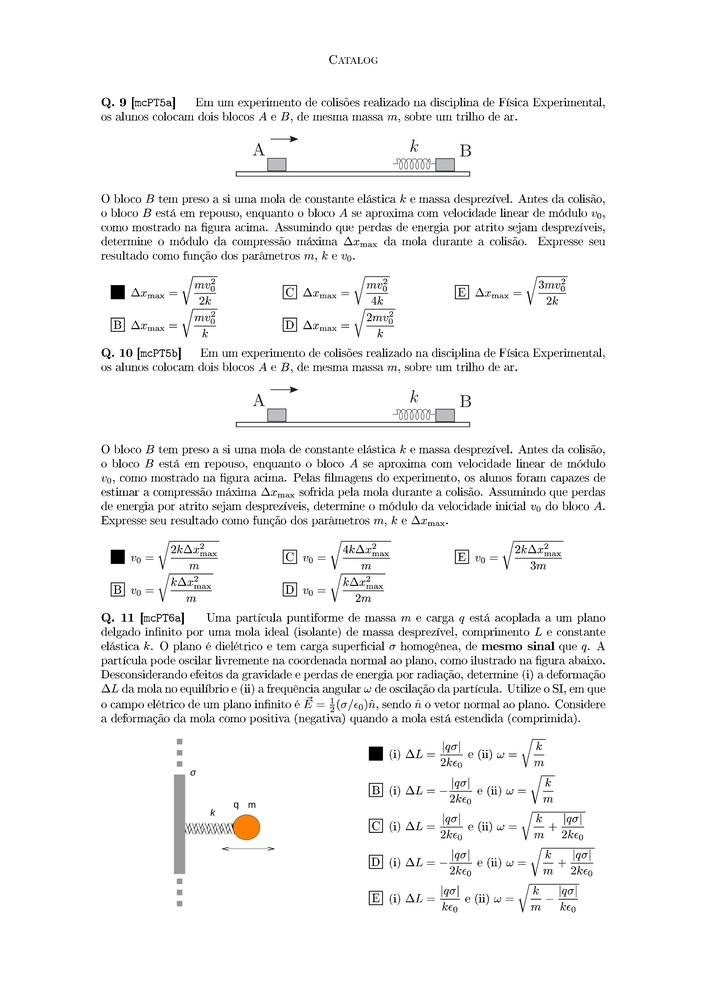
#> input picture OpenCV-Tests/data/splitted_pages-2024-1/output_004.jpg, 706 x 999 px, shrunk from 2481 x 3508 before the run; the run also reads 2 pictures not shown here
$ jupyter execute --allow-errors split_lines.ipynb
#> lines starting #> are read from the running program, lines starting #| are printed output that depends on the picture; after the words box and inside, x2 and y2 are one past the last pixel; in counts of white or black regions, pixels touching at a corner belong together
[cell 1]
import cv2 as cv
import cv2
import numpy as np
import seaborn as sns
import matplotlib.pyplot as plt
import os

[cell 2]
def searchImg(haystack_img, needle_img, threshold):
    result = cv.matchTemplate(haystack_img, needle_img, cv.TM_CCOEFF_NORMED)

    threshold = 0.7
    locations = np.array(np.where(result >= threshold))

    # Filtering for when it gets the same square multiple times
    height = needle_img.shape[0]
    diffs = np.diff(locations[0])
    indices = np.where(diffs > height)[0]

    # No matches were found
    if len(indices) == 0:
        return None

    selected_indices = np.concatenate(([0], indices+1))
    locations = locations[:, selected_indices]

    locations = list(zip(*locations[::-1]))

    return np.array(locations)

def getQuestionRegions(haystack, locations_black_square, locations_question):
    haystack_width, haystack_height = haystack.shape[1], haystack.shape[0]
    regions = []

    for loc_square in locations_black_square:
        for loc_quest in locations_question:
            if loc_quest[1] > loc_square[1]:
                regions.append([loc_square, loc_quest])
                break

    # Adding from the last question to the end of the page
    regions.append([locations_black_square[-1], np.array([haystack_width, haystack_height])])

    return regions

def trimWhitespace(image):
    # Convert to grayscale
    gray = cv.cvtColor(image, cv.COLOR_BGR2GRAY)

    # Apply a binary threshold to detect non-white regions
    _, thresh = cv.threshold(gray, 240, 255, cv.THRESH_BINARY_INV)

    # Find contours of the non-white regions
    contours, _ = cv.findContours(thresh, cv.RETR_EXTERNAL, cv.CHAIN_APPROX_SIMPLE)

    if contours:
        # Get bounding box of the largest contour
        x, y, w, h = cv.boundingRect(np.concatenate(contours))

        # Crop the image using the bounding box
        cropped = image[y:y+h, x:x+w]
        return cropped

def extractRegions(regions, haystack_img, needle_width, needle_height):
    haystack_width = haystack_img.shape[1]

    extracted_regions = []

    c = 0
    for reg_start, reg_end in regions:
        # top_left = (reg_start[0] + int(1.1*needle_width), reg_start[1] - 4*needle_height//5)
        top_left = (reg_start[0], reg_start[1] - 4*needle_height//5)
        bottom_right = (reg_start[0] + 3*haystack_width//4, reg_end[1] - needle_height//2)


        # Extract the region of interest (ROI) from the original image
        region_ = trimWhitespace(haystack_img[top_left[1]:bottom_right[1], top_left[0]:bottom_right[0]])

        extracted_regions.append(region_)

    return extracted_regions

def getWhiteIntervals(img):
    # Convert to grayscale
    img = cv.cvtColor(img, cv.COLOR_BGR2GRAY)

    # Apply a binary threshold to detect non-white regions
    _, img_thr = cv.threshold(img, 240, 255, cv.THRESH_BINARY_INV)

    intervals = []

    start = None
    end = None

    for c, line in enumerate(img_thr):

        if start is None:
            if np.sum(line) == 0:
                    start = c
        elif end is None:
            if np.sum(line) != 0:
                end = c-1
                intervals.append([start, end])
                start = None
                end = None

    return intervals

def splitLines(img):
    needle_height = img.shape[0]
    needle_width = img.shape[1]

    intervals = getWhiteIntervals(img)
    intervals.insert(0, [-1, 0])
    intervals.append([needle_height, -1])

    quest_intervals = [[intervals[inter][1], intervals[inter+1][0]] for inter in range(len(intervals)-1)]

    # Get only the 5 greatest intervals
    if len(quest_intervals) > 5:
        intervals_size = []
        for interval_ in quest_intervals:
            diff = abs(interval_[0] - interval_[1])
            intervals_size.append(diff)

        intervals_size = np.array(intervals_size)
        intervals_size = np.argsort(intervals_size)[-5:][::-1]

        new_intervals = []

        for c, interval_ in enumerate(quest_intervals):
            if (c==0) or (c in intervals_size):
                new_intervals.append(interval_)
            else:
                new_intervals[-1][1] = interval_[1]
        quest_intervals = new_intervals

    splitted_img = []

    for inter in quest_intervals:
        img_ = img[inter[0]:inter[1], 0:needle_width]
        img_ = trimWhitespace(img_)
        splitted_img.append(img_)

    return splitted_img

def processQuestions(img, needle_width, pad=15):
    white_strip = np.full((pad, img.shape[1], 3), 255, dtype=np.uint8)
    new_image = np.vstack((img, white_strip))
    return new_image[:, int(1.1*needle_width):]

def rewritePage(haystack, regions, quest_items, height_step=50):
    haystack_width = haystack.shape[1]
    positions = []
    for region, quest in zip(regions, quest_items):
        haystack[region[0][1]-height_step:region[1][1], region[0][0]:haystack_width] = (255, 255, 255)

        positions_list = [i for i in range(len(quest))]
        paired_list = list(zip(quest, positions_list))
        np.random.shuffle(paired_list)
        shuffle_quest, positions_list = zip(*paired_list)
        positions.append(list(positions_list))

        y_offset = region[0][1]
        for c, quest_ in enumerate(shuffle_quest):
            h, w = quest_.shape[:2]

            haystack[y_offset:y_offset+h, region[0][0]:region[0][0]+w] = quest_
            y_offset += h

    return haystack, positions

[cell 3]
needle_img = cv.imread("data/Black_square_new.jpg", cv.IMREAD_COLOR)
needle_height = needle_img.shape[0]
#> needle_height = 15
needle_width = needle_img.shape[1]
#> needle_width = 15

questao_img = cv.imread("data/2024-Questao.jpg", cv.IMREAD_UNCHANGED)
questao_img = cv.cvtColor(questao_img, cv.COLOR_BGRA2BGR)

total_pages = len(os.listdir("data/splitted_pages-2024-1/"))
new_pages = []
new_positions = []


haystack_img = cv.imread(f"data/splitted_pages-2024-1/output_004.jpg", cv.IMREAD_COLOR)
#> haystack_img is the input picture: shape (999, 706, 3); mean B, G, R 244.2, 244.3, 244.4
print(f"data/splitted_pages-2024-1/output_002.jpg")
haystack_width = haystack_img.shape[1]
#> haystack_width = 706
haystack_height = haystack_img.shape[0]
#> haystack_height = 999

# searchImg returns None if no match was found
locations_black_square = searchImg(haystack_img, needle_img, 0.7)
#> in searchImg, `result = cv.matchTemplate(haystack_img, needle_img, cv.TM_CCOEFF_NORMED)`:
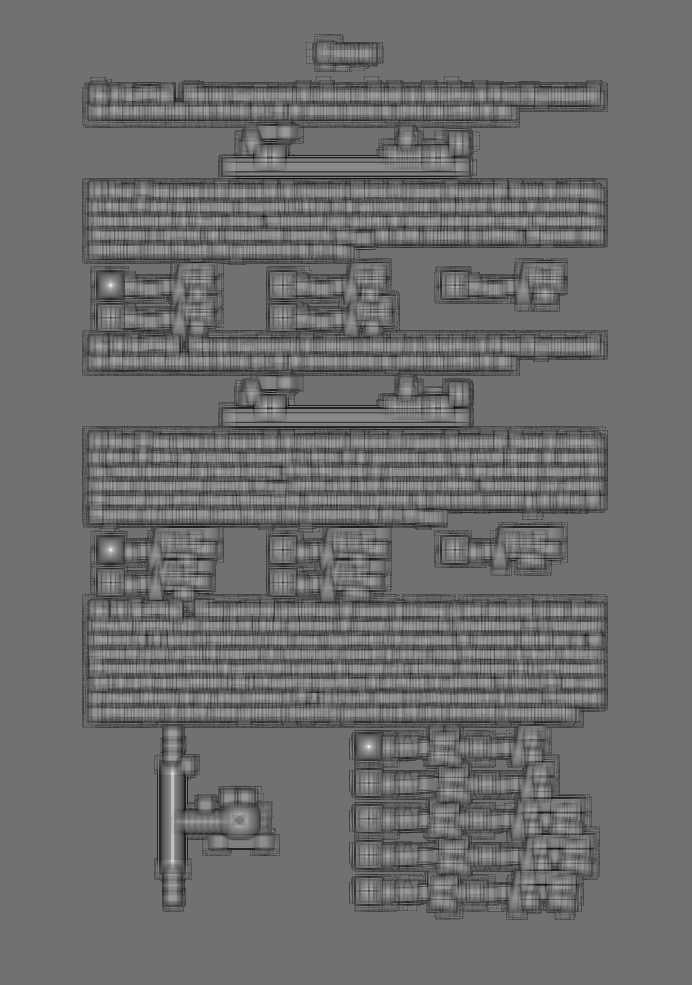
#> result: shape (985, 692) float32; min -0.68, max 0.848, mean -0.0186; drawn with min black and max white
#> in searchImg, `locations = np.array(np.where(result >= threshold))`: locations = [[284, 285, 549, 550, 746, 746], [110, 110, 110, 110, 368, 369]]
#> in searchImg, `diffs = np.diff(locations[0])`: diffs = [1, 264, 1, 196, 0]
#> in searchImg, `indices = np.where(diffs > height)[0]`: indices = [1, 3]
#> in searchImg, `selected_indices = np.concatenate(([0], indices+1))`: selected_indices = [0, 2, 4]
#> in searchImg, `locations = locations[:, selected_indices]`: locations = [[284, 549, 746], [110, 110, 368]]
#> in searchImg, `locations = list(zip(*locations[::-1]))`: locations = [(110, 284), (110, 549), (368, 746)]
#> locations_black_square = [[110, 284], [110, 549], [368, 746]]
if not isinstance(locations_black_square, np.ndarray):
    new_pages.append(haystack_img)
    new_positions.append(None)

locations_questao = searchImg(haystack_img, questao_img, 0.7)
#> call 2 of searchImg, with needle_img = array of shape (11, 13, 3), threshold = 0.7
#> in searchImg (call 2), `result = cv.matchTemplate(haystack_img, needle_img, cv.TM_CCOEFF_NORMED)`:
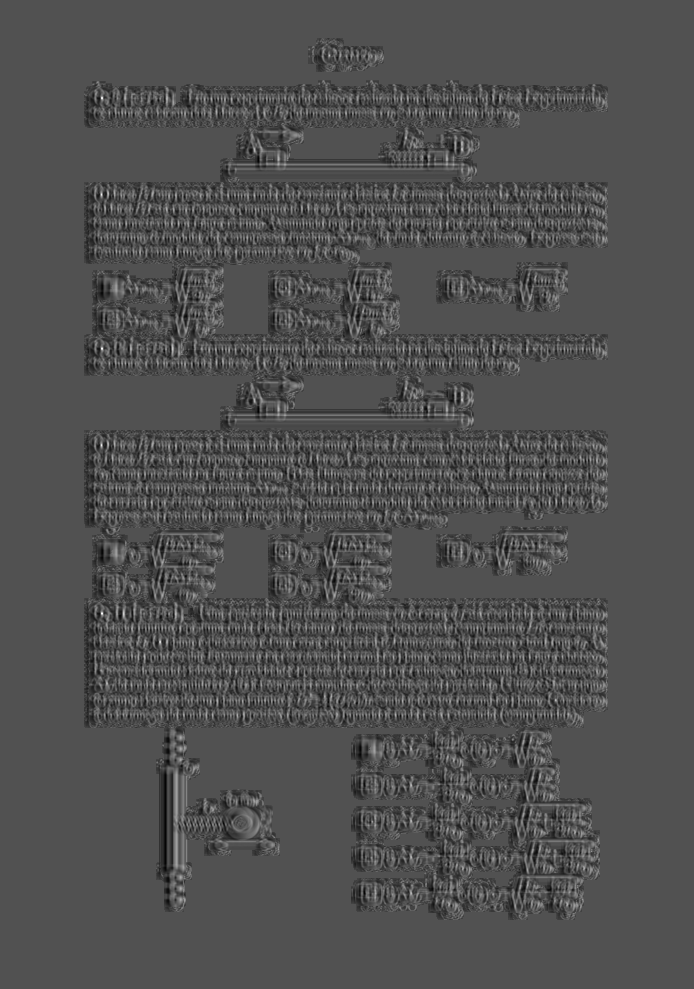
#> result: shape (989, 694) float32; min -0.378, max 0.808, mean -0.00464; drawn with min black and max white
#> in searchImg (call 2), `diffs = np.diff(locations[0])`: diffs = [0, 96, 154, 0, 97, 168, 0]
#> in searchImg (call 2), `indices = np.where(diffs > height)[0]`: indices = [1, 2, 4, 5]
#> in searchImg (call 2), `selected_indices = np.concatenate(([0], indices+1))`: selected_indices = [0, 2, 3, 5, 6]
#> in searchImg (call 2), `locations = locations[:, selected_indices]`: locations = [[98, 194, 348, 445, 613], [101, 101, 101, 101, 101]]
#> in searchImg (call 2), `locations = list(zip(*locations[::-1]))`: locations = [(101, 98), (101, 194), (101, 348), (101, 445), (101, 613)]
#> locations_questao = [[101, 98], [101, 194], [101, 348], [101, 445], [101, 613]]
if not isinstance(locations_questao, np.ndarray):
    new_pages.append(haystack_img)
    new_positions.append(None)

print(locations_black_square)
#| [[110 284]
#|  [110 549]
#|  [368 746]]

# Getting the regions of interest
regions = getQuestionRegions(haystack_img, locations_black_square, locations_questao)
#> the loop in getQuestionRegions, `for loc_square in locations_black_square:` made 3 passes
#> after the loop in getQuestionRegions, `for loc_square in locations_black_square:`: regions = [[[110, 284], [101, 348]], [[110, 549], [101, 613]]]
#> regions = [[[110, 284], [101, 348]], [[110, 549], [101, 613]], [[368, 746], [706, 999]]]

# Getting the actual images from those regions
regions_extracted = extractRegions(regions, haystack_img, needle_width, needle_height)
#> the loop in extractRegions, `for reg_start, reg_end in regions:` made 3 passes
#> (reg_start, reg_end, top_left, bottom_right) on passes 1 to 3: ([110, 284], [101, 348], (110, 272), (639, 341)), ([110, 549], [101, 613], (110, 537), (639, 606)), ([368, 746], [706, 999], (368, 734), (897, 992))
#> pass 1, in trimWhitespace, `_, thresh = cv.threshold(gray, 240, 255, cv.THRESH_BINARY_INV)`:
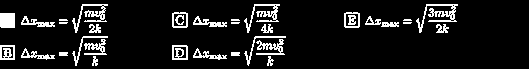
#> thresh: shape (69, 529); 9.9% white in thin lines or dots, all inside (x1, y1, x2, y2) = (0, 4, 458, 66)
#> after the loop in extractRegions, `for reg_start, reg_end in regions:`: extracted_regions = 3 items
#> regions_extracted = 3 items

[cell 4]
cv2.imwrite("test.jpg", regions_extracted[0])
#> Out = True

[cell 5]
import numpy as np
import cv2 as cv

def getVerticalWhiteIntervals(img, threshold=1):
    # Convert to grayscale
    img = cv.cvtColor(img, cv.COLOR_BGR2GRAY)

    # Apply a binary threshold to detect non-white regions
    _, img_thr = cv.threshold(img, 240, 255, cv.THRESH_BINARY_INV)

    intervals = []

    start = None
    width = img_thr.shape[1]

    # Iterate over columns
    for col in range(width):
        column = img_thr[:, col]
        if start is None:
            if np.sum(column) == 0:
                start = col
        else:
            if np.sum(column) != 0:
                end = col - 1
                if (end - start + 1) >= threshold:
                    intervals.append([start, end])
                start = None

    # Handle last interval
    if start is not None:
        end = width - 1
        if (end - start + 1) >= threshold:
            intervals.append([start, end])

    return intervals

def splitVerticalLines(img, threshold=1):
    height, width = img.shape[:2]

    intervals = getVerticalWhiteIntervals(img, threshold=threshold)
    intervals.insert(0, [-1, 0])
    intervals.append([width, -1])

    split_intervals = [[intervals[i][1], intervals[i+1][0]] for i in range(len(intervals) - 1)]

    # Keep only the 5 widest intervals
    if len(split_intervals) > 5:
        sizes = [abs(end - start) for start, end in split_intervals]
        largest_indices = np.argsort(sizes)[-5:][::-1]

        new_intervals = []
        for i, interval in enumerate(split_intervals):
            if (i == 0) or (i in largest_indices):
                new_intervals.append(interval)
            else:
                new_intervals[-1][1] = interval[1]
        split_intervals = new_intervals

    split_images = []
    for start, end in split_intervals:
        sub_img = img[:, start:end]
        sub_img = trimWhitespace(sub_img)
        split_images.append(sub_img)

    return split_images

def splitGridLines(img, threshold=100):
    splitted_lines = splitVerticalLines(img, threshold)

    all_lines = []
    for line in splitted_lines:
        horizontal = splitLines(line)
        all_lines += horizontal

    return all_lines

[cell 6]
img = cv2.imread("test.jpg")
#> img: shape (62, 458, 3); min 0, max 255, mean 240.6

[cell 7]
all_lines = splitGridLines(img)
#> in getVerticalWhiteIntervals, `_, img_thr = cv.threshold(img, 240, 255, cv.THRESH_BINARY_INV)`: img_thr: shape (62, 458); 12.7% white in thin lines or dots
#> after the loop in getVerticalWhiteIntervals, `for col in range(width):`: intervals = []
#> in splitVerticalLines, `split_intervals = [[intervals[i][1], intervals[i+1][0]] for i in range..`: split_intervals = [[0, 458]]
#> the loop in splitVerticalLines, `for start, end in split_intervals:` made 1 pass
#> (start, end) on pass 1: (0, 458)
#> after the loop in splitVerticalLines, `for start, end in split_intervals:`: split_images = 1 item
#> the loop in splitGridLines, `for line in splitted_lines:` made 1 pass
#> pass 1, in trimWhitespace (call 6), `gray = cv.cvtColor(image, cv.COLOR_BGR2GRAY)`:
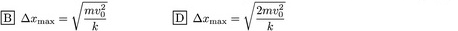
#> gray: shape (31, 458); min 0, max 255, mean 244.4
#> all_lines = 2 items

[cell 8]
cv2.imwrite("test1.jpg", all_lines[0])
#> Out = True

[cell 9]
# splitted_lines = splitVerticalLines(img, 100)

for img in all_lines:
    img_ = cv.cvtColor(img, cv.COLOR_BGR2GRAY)
    plt.imshow(img)
    plt.show()
#> this loop made 2 passes

[cell 10]
# Load the image
image_path = "output/extracted_question-2.jpg"
img = cv2.imread(image_path)
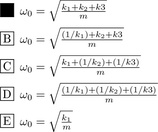
#> input picture OpenCV-Tests/output/extracted_question-2.jpg, 158 x 132 px, shrunk from 554 x 463 before the run
#> img is the input picture: shape (132, 158, 3); min 0, max 255, mean 237.3

# Inverse binary threshold grayscale version of image
img_thr = cv2.threshold(cv2.cvtColor(img, cv2.COLOR_BGR2GRAY), 128, 255, cv2.THRESH_BINARY_INV)[1]
#> img_thr: shape (132, 158); 4.7% white; 136 white regions (128 under 20 px), largest, box (x1, y1, x2, y2) and area: (0, 3, 14, 17) 196, (62, 67, 139, 68) 77, (0, 59, 14, 73) 51
print(img_thr.shape)
#| (132, 158)

sns.heatmap(img_thr, cmap="gray")
plt.show()
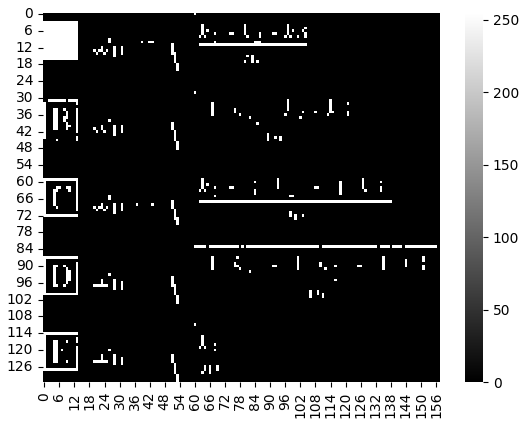
#> figure drawn by matplotlib, 2 panels

# Count pixels along the y-axis, find peaks
thr_y = 200
y_sum = np.count_nonzero(img_thr, axis=0)
#> y_sum = 158 values, max 69 at index 0, min 0 at index 14, mean 6.25
peaks = np.where(y_sum > thr_y)[0]
#> peaks = empty array

# Clean peaks
thr_x = 50
temp = np.diff(peaks).squeeze()
#> temp = empty array
idx = np.where(temp > thr_x)[0]
#> idx = empty array
peaks = np.concatenate(([0], peaks[idx+1]), axis=0) + 1
#> peaks = [1]

# Save sub-images
for i in np.arange(peaks.shape[0] - 1):
    cv2.imwrite('sub_image_' + str(i) + '.png', img[:, peaks[i]:peaks[i+1]])

[cell 11]
for a in np.array([[1, 2, 3], [4, 5, 6]]):
    print(a)

[cell 12]
def getWhiteIntervals(img):
    # Convert to grayscale
    img = cv.cvtColor(img, cv.COLOR_BGR2GRAY)

    # Apply a binary threshold to detect non-white regions
    _, img_thr = cv.threshold(img, 240, 255, cv.THRESH_BINARY_INV)

    intervals = []

    start = None
    end = None

    for c, line in enumerate(img_thr):

        if start is None:
            if np.sum(line) == 0:
                    start = c
        elif end is None:
            if np.sum(line) != 0:
                end = c-1
                intervals.append([start, end])
                start = None
                end = None

    return intervals

def trimWhitespace(image, output_path="trimmed_output.jpg"):

    # Convert to grayscale
    gray = cv.cvtColor(image, cv.COLOR_BGR2GRAY)

    # Apply a binary threshold to detect non-white regions
    _, thresh = cv.threshold(gray, 240, 255, cv.THRESH_BINARY_INV)

    # Find contours of the non-white regions
    contours, _ = cv.findContours(thresh, cv.RETR_EXTERNAL, cv.CHAIN_APPROX_SIMPLE)

    if contours:
        # Get bounding box of the largest contour
        x, y, w, h = cv.boundingRect(np.concatenate(contours))

        # Crop the image using the bounding box
        cropped = image[y:y+h, x:x+w]

        # Save or return the cropped image
        cv.imwrite(output_path, cropped)
        return cropped

def splitLines(img):
    needle_height = img.shape[0]
    needle_width = img.shape[1]

    intervals = getWhiteIntervals(img)
    intervals.insert(0, [-1, 0])
    intervals.append([needle_height, -1])

    quest_intervals = [[intervals[inter][1], intervals[inter+1][0]] for inter in range(len(intervals)-1)]

    splitted_img = []

    for inter in quest_intervals:
        img_ = img[inter[0]:inter[1], 0:needle_width]
        img_ = trimWhitespace(img_)
        splitted_img.append(img_)

    return splitted_img

[cell 13]
image_path = "output/extracted_question-2.jpg"
img = cv2.imread(image_path, cv.IMREAD_COLOR)

intervals = getWhiteIntervals(img)
#> in getWhiteIntervals, `_, img_thr = cv.threshold(img, 240, 255, cv.THRESH_BINARY_INV)`:
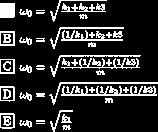
#> img_thr: shape (132, 158); 17.8% white in thin lines or dots
#> the loop in getWhiteIntervals, `for c, line in enumerate(img_thr): ` made 132 passes
#> after the loop in getWhiteIntervals, `for c, line in enumerate(img_thr):`: intervals = [[22, 26], [49, 54], [77, 81], [105, 109]]
#> intervals = [[22, 26], [49, 54], [77, 81], [105, 109]]

[cell 14]
intervals = getWhiteIntervals(img)
#> the loop in getWhiteIntervals (call 2), `for c, line in enumerate(img_thr): ` made 132 passes
intervals.insert(0, [-1, 0])
intervals.append([0, -1])
display(intervals)

intervals = [[intervals[inter][1], intervals[inter+1][0]] for inter in range(len(intervals)-1)]
#> intervals = [[0, 22], [26, 49], [54, 77], [81, 105], [109, 0]]
intervals
#> Out = [[0, 22], [26, 49], [54, 77], [81, 105], [109, 0]]

[cell 15]
imgs = splitLines(img)
#> in splitLines, `intervals = getWhiteIntervals(img)`: intervals = [[22, 26], [49, 54], [77, 81], [105, 109]]
#> in splitLines, `quest_intervals = [[intervals[inter][1], intervals[inter+1][0]] for in..`: quest_intervals = [[0, 22], [26, 49], [54, 77], [81, 105], [109, 132]]
#> the loop in splitLines, `for inter in quest_intervals:` made 5 passes
#> inter on passes 1 to 5: [0, 22], [26, 49], [54, 77], [81, 105], [109, 132]
#> pass 1, in trimWhitespace, `_, thresh = cv.threshold(gray, 240, 255, cv.THRESH_BINARY_INV)`:
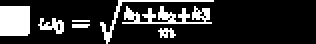
#> thresh: shape (22, 158) (shown 2 times larger); 18.6% white; 7 white regions (2 under 20 px), largest, box (x1, y1, x2, y2) and area: (0, 3, 15, 18) 224, (61, 3, 106, 12) 209, (50, 0, 107, 22) 104, (19, 9, 32, 17) 56, (79, 14, 88, 19) 29
#> pass 1, in trimWhitespace, `cropped = image[y:y+h, x:x+w]`:
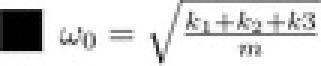
#> cropped: shape (22, 107, 3) (shown 3 times larger); min 0, max 255, mean 216.5
#> after the loop in splitLines, `for inter in quest_intervals:`: splitted_img = 5 items
#> imgs = 5 items

for c, img in enumerate(imgs):
    # sns.heatmap(cv.cvtColor(img, cv.COLOR_BGR2GRAY), cmap="gray")
    # plt.show()
    cv.imwrite(f"file-{c}.jpg", img)
#> this loop made 5 passes
#> pass 2, `cv.imwrite(f"file-{c}.jpg", img)`:
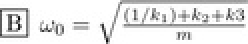
#> saved as file-1.jpg: shape (22, 124, 3) (shown 2 times larger); min 3, max 255, mean 228.6

[cell 16]
needle_height = img.shape[0]
#> needle_height = 22
needle_width = img.shape[1]
#> needle_width = 73

#> (the rest of this cell did not finish here and is left out)
